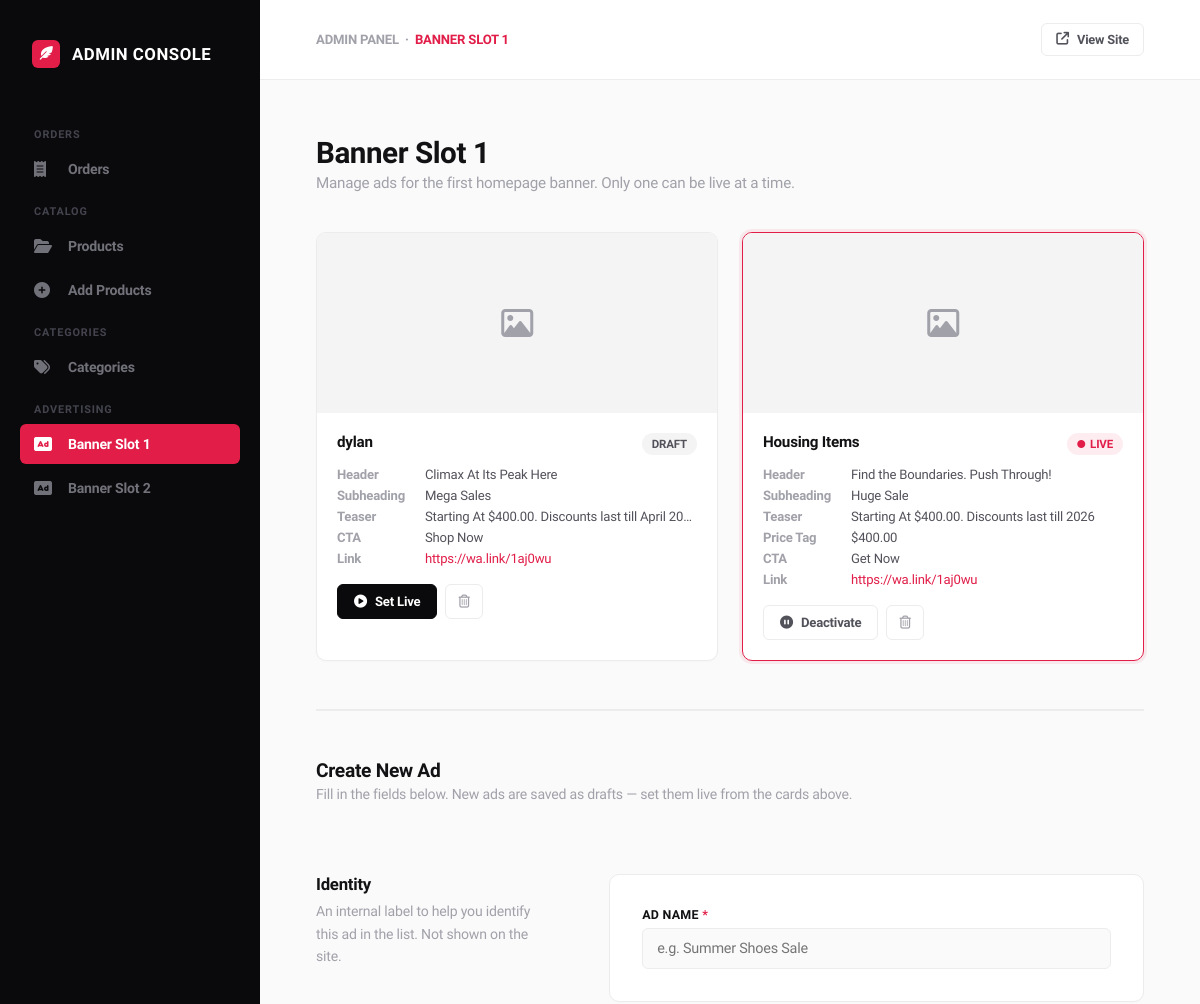
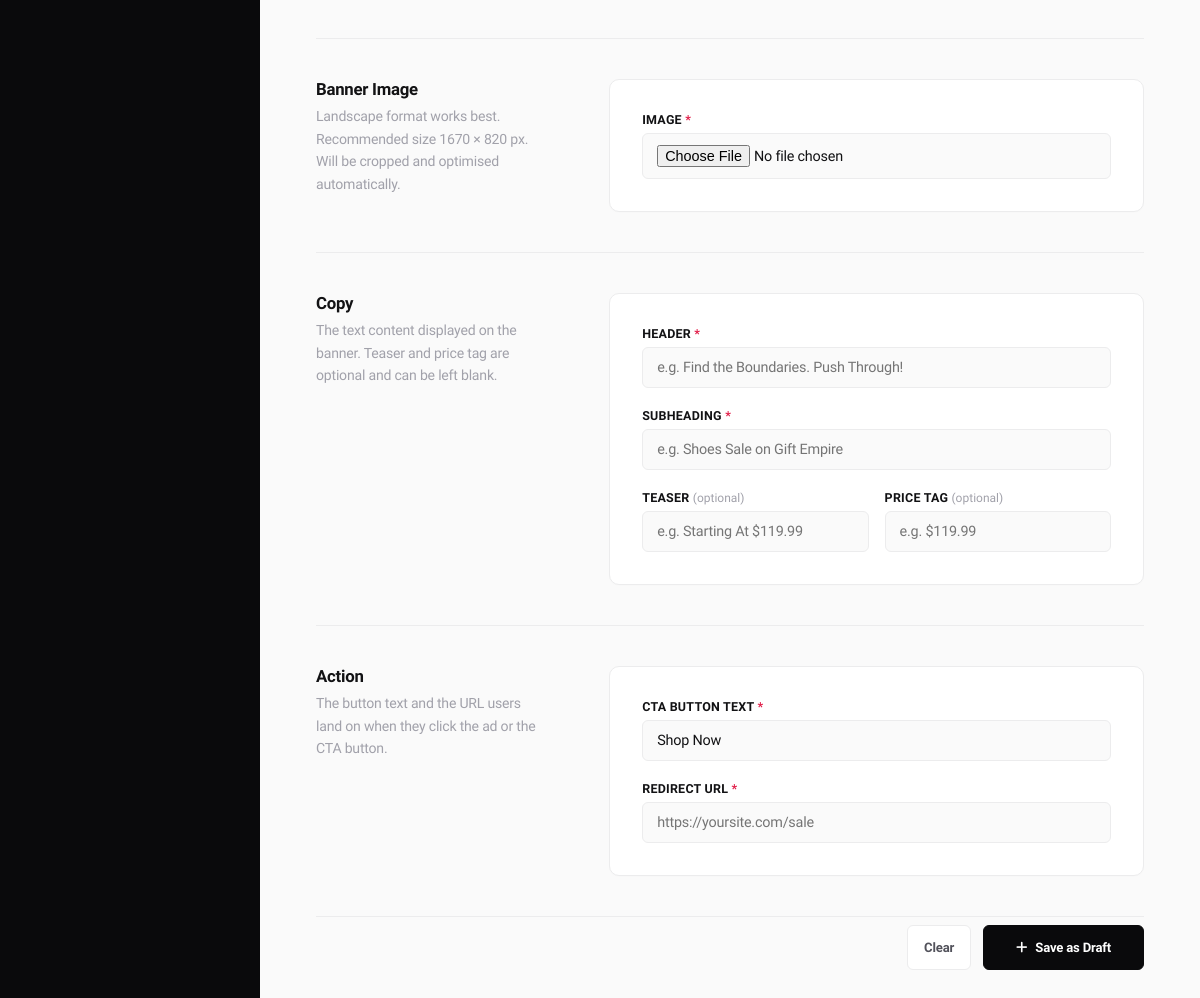
The page /banner-ads/ (signed in) on the database its author committed (2 pictures, top to bottom).
### ecommerce/models.py (models this page shows, shortened)
class BannerAd(models.Model):
    name = models.CharField(
        max_length=255,
        help_text="Internal label for this ad (not shown on site)"
    )
    image = CloudinaryField('image')
    header = models.CharField(
        max_length=255,
        help_text="e.g. 'Find the Boundaries. Push Through!'"
    )
    subheading = models.CharField(
        max_length=255,
        help_text="Short bold body — e.g. 'Shoes Sale on Gift Empire'"
    )
    teaser = models.CharField(
        max_length=255,
        blank=True,
        help_text="Short teaser — e.g. 'Starting At $119.99. Discounts last till April'"
    )
    cta_text = models.CharField(
        max_length=100,
        default='Shop Now',
        help_text="Button text — e.g. 'BUY NOW!'"
    )
    price_tag = models.CharField(
        max_length=50,
        blank=True,
        help_text="Optional price display — e.g. '$119.99'. Leave blank to hide."
    )
    redirect_url = models.URLField(
        help_text="Where clicking the ad or CTA button takes the user"
    )
    is_active = models.BooleanField(
        default=False,
        help_text="Tick to make this the live banner. Only one can be active."
    )
    created_at = models.DateTimeField(auto_now_add=True)
    updated_at = models.DateTimeField(auto_now=True)
    class Meta:
        ordering = ['-created_at']
        verbose_name = 'Banner Ad'
        verbose_name_plural = 'Banner Ads'
    @property
    def image_url(self):
        if self.image:
            return CloudinaryImage(str(self.image)).build_url(
                width=1670, height=820, crop='fill', format='webp', quality='auto'
            )
        return None

### ecommerce/views.py (the view, shortened to what this page needs)
# urls.py: path('banner-ads/', admin_banner_ads, name='admin_banner_ads'),
def admin_banner_ads(request):
    if not request.user.is_superuser:
        messages.error(request, 'Access Denied')
        return redirect("ecommerce:home")
    ads = BannerAd.objects.all()
    return render(request, 'Admin/admin_banner_ads.html', {'ads': ads})

### cart/cart.py (called while the page is built)
    def total_quantities(self):
        total = 0
        for item in self.cart.values():
            if 'quantity' in item and 'quantity' in item['quantity']:
                total += item['quantity']['quantity']
        return total

### cart/context_processors.py (called while the page is built)
def cart_quantity(request):
    cart = Cart(request)
    return {'cart_qty': cart.total_quantities()}

### ecommerce/context_processors.py (called while the page is built, shortened)
def categories(request):
    active_children = Category.objects.filter(is_active=True)
    top_level = Category.objects.filter(
        parent=None,
        is_active=True
    ).prefetch_related(
        Prefetch('children', queryset=active_children)
    )
    return {'categories': top_level}

def currency(request):
    code = request.session.get('currency', 'NGN')
    rate = 1
    return {
        'current_currency': code,
        'current_currency_symbol': CURRENCY_SYMBOLS.get(code, '₦'),
        'current_currency_rate': rate,
    }

### templates/Admin/admin_banner_ads.html (shortened to what this page needs)
{% load static %}
<!DOCTYPE html>
<html lang="en">
<head>
    <link rel="stylesheet" href="https://cdnjs.cloudflare.com/ajax/libs/font-awesome/6.4.0/css/all.min.css">
</head>
<body>
<aside class="sidebar" id="sidebar">
    <div class="brand-container">
        <div class="brand-logo"><i class="fa-solid fa-feather-pointed"></i></div>
        <div class="brand-name">Admin Console</div>
    </div>
    <ul class="nav-group" style="padding:0; list-style:none;">
        <div class="nav-label">Orders</div>
        <li>
            <a href="{% url 'ecommerce:admin_dashboard' %}?tab=orders" class="nav-item">
                <i class="fa-solid fa-receipt"></i> Orders
            </a>
        </li>
        <div class="nav-label">Catalog</div>
        <li>
            <a href="{% url 'ecommerce:admin_dashboard' %}?tab=products" class="nav-item">
                <i class="fa-solid fa-folder-open"></i> Products
            </a>
        </li>
        <li>
            <a href="{% url 'ecommerce:add_product' %}" class="nav-item">
                <i class="fa-solid fa-circle-plus"></i> Add Products
            </a>
        </li>
        <div class="nav-label">Categories</div>
        <li>
            <a href="{% url 'ecommerce:admin_dashboard' %}?tab=categories" class="nav-item">
                <i class="fa-solid fa-tags"></i> Categories
            </a>
        </li>
        <div class="nav-label">Advertising</div>
        <li>
            <a href="{% url 'ecommerce:admin_banner_ads' %}" class="nav-item active">
                <i class="fa-solid fa-rectangle-ad"></i> Banner Slot 1
            </a>
        </li>
        <li>
            <a href="{% url 'ecommerce:admin_banner_ads2' %}" class="nav-item">
                <i class="fa-solid fa-rectangle-ad"></i> Banner Slot 2
            </a>
        </li>
    </ul>
</aside>
<div class="main-wrapper">
    <header class="global-header">
        <div style="font-size:0.82rem; font-weight:700; color:var(--text-muted); text-transform:uppercase;">
            Admin Panel &nbsp;·&nbsp; <span style="color:var(--pink-accent);">Banner Slot 1</span>
        </div>
        <a href="{% url 'ecommerce:home' %}" class="action-btn action-btn-secondary" style="font-size:0.8rem; padding:8px 14px;">
            <i class="fa-solid fa-arrow-up-right-from-square"></i> View Site
        </a>
    </header>
    <main class="page-content">
        <div class="view-title-block">
            <h1>Banner Slot 1</h1>
            <p>Manage ads for the first homepage banner. Only one can be live at a time.</p>
        </div>
        {% if ads %}
        <div class="ads-grid">
            {% for ad in ads %}
            <div class="ad-card {% if ad.is_active %}is-live{% endif %}">
                {% if ad.image_url %}
                    <img class="ad-card-image" src="{{ ad.image_url }}" alt="{{ ad.header }}">
                {% else %}
                    <div class="ad-card-image-placeholder">
                        <i class="fa-regular fa-image"></i>
                    </div>
                {% endif %}
                <div class="ad-card-body">
                    <div class="ad-card-top">
                        <span class="ad-card-name">{{ ad.name }}</span>
                        {% if ad.is_active %}
                            <span class="status-pill pill-live"><i class="fa-solid fa-circle" style="font-size:0.5rem;"></i> Live</span>
                        {% else %}
                            <span class="status-pill pill-draft">Draft</span>
                        {% endif %}
                    </div>
                    <div class="ad-card-meta">
                        <div class="ad-meta-row">
                            <span class="ad-meta-label">Header</span>
                            <span class="ad-meta-value">{{ ad.header }}</span>
                        </div>
                        <div class="ad-meta-row">
                            <span class="ad-meta-label">Subheading</span>
                            <span class="ad-meta-value">{{ ad.subheading }}</span>
                        </div>
                        {% if ad.teaser %}
                        <div class="ad-meta-row">
                            <span class="ad-meta-label">Teaser</span>
                            <span class="ad-meta-value">{{ ad.teaser }}</span>
                        </div>
                        {% endif %}
                        {% if ad.price_tag %}
                        <div class="ad-meta-row">
                            <span class="ad-meta-label">Price Tag</span>
                            <span class="ad-meta-value">{{ ad.price_tag }}</span>
                        </div>
                        {% endif %}
                        <div class="ad-meta-row">
                            <span class="ad-meta-label">CTA</span>
                            <span class="ad-meta-value">{{ ad.cta_text }}</span>
                        </div>
                        <div class="ad-meta-row">
                            <span class="ad-meta-label">Link</span>
                            <span class="ad-meta-value" style="color:var(--pink-accent);">{{ ad.redirect_url }}</span>
                        </div>
                    </div>
                    <div class="ad-card-actions">
                        {% if not ad.is_active %}
                        <form method="POST" style="display:contents;">
                            <button type="submit" class="action-btn action-btn-primary">
                                <i class="fa-solid fa-circle-play"></i> Set Live
                            </button>
                        </form>
                        {% else %}
                        <form method="POST" style="display:contents;">
                            <button type="submit" class="action-btn action-btn-secondary">
                                <i class="fa-solid fa-circle-pause"></i> Deactivate
                            </button>
                        </form>
                        {% endif %}
                        <button class="action-btn action-btn-ghost"
                                onclick="confirmDelete({{ ad.id }}, '{{ ad.name|escapejs }}')">
                            <i class="fa-regular fa-trash-can"></i>
                        </button>
                    </div>
                </div>
            </div>
            {% endfor %}
        </div>
        {% else %}
        <div class="empty-state" style="margin-bottom:48px;">
            <i class="fa-solid fa-rectangle-ad"></i>
            <h3>No banner ads yet</h3>
            <p>Create your first ad below and set it live when ready.</p>
        </div>
        {% endif %}
        <hr class="section-divider">
        <div class="create-section-header">
            <div>
                <h2>Create New Ad</h2>
                <p style="font-size:0.88rem; color:var(--text-muted); margin-top:4px;">Fill in the fields below. New ads are saved as drafts — set them live from the cards above.</p>
            </div>
        </div>
        <form method="POST" enctype="multipart/form-data" action="{% url 'ecommerce:admin_banner_ads' %}">
            <div class="sectioned-form-block">
                <div class="form-explanation-side">
                    <h3>Identity</h3>
                    <p>An internal label to help you identify this ad in the list. Not shown on the site.</p>
                </div>
                <div class="form-card-side">
                    <div class="input-wrapper">
                        <label>Ad Name <span style="color:var(--pink-accent);">*</span></label>
                        <input type="text" name="name" class="form-input-element" placeholder="e.g. Summer Shoes Sale" required>
                    </div>
                </div>
            </div>
            <div class="sectioned-form-block">
                <div class="form-explanation-side">
                    <h3>Banner Image</h3>
                    <p>Landscape format works best. Recommended size 1670 × 820 px. Will be cropped and optimised automatically.</p>
                </div>
                <div class="form-card-side">
                    <div class="input-wrapper">
                        <label>Image <span style="color:var(--pink-accent);">*</span></label>
                        <input type="file" name="image" class="form-input-element" accept="image/*"
                               id="banner-image-input" onchange="previewBannerImage(event)" required>
                    </div>
                </div>
            </div>
            <div class="sectioned-form-block">
                <div class="form-explanation-side">
                    <h3>Copy</h3>
                    <p>The text content displayed on the banner. Teaser and price tag are optional and can be left blank.</p>
                </div>
                <div class="form-card-side">
                    <div class="input-wrapper">
                        <label>Header <span style="color:var(--pink-accent);">*</span></label>
                        <input type="text" name="header" class="form-input-element" placeholder="e.g. Find the Boundaries. Push Through!" required>
                    </div>
                    <div class="input-wrapper">
                        <label>Subheading <span style="color:var(--pink-accent);">*</span></label>
                        <input type="text" name="subheading" class="form-input-element" placeholder="e.g. Shoes Sale on Gift Empire" required>
                    </div>
                    <div class="input-row">
                        <div class="input-wrapper">
                            <label>Teaser <span class="input-hint">(optional)</span></label>
                            <input type="text" name="teaser" class="form-input-element" placeholder="e.g. Starting At $119.99">
                        </div>
                        <div class="input-wrapper">
                            <label>Price Tag <span class="input-hint">(optional)</span></label>
                            <input type="text" name="price_tag" class="form-input-element" placeholder="e.g. $119.99">
                        </div>
                    </div>
                </div>
            </div>
            <div class="sectioned-form-block">
                <div class="form-explanation-side">
                    <h3>Action</h3>
                    <p>The button text and the URL users land on when they click the ad or the CTA button.</p>
                </div>
                <div class="form-card-side">
                    <div class="input-wrapper">
                        <label>CTA Button Text <span style="color:var(--pink-accent);">*</span></label>
                        <input type="text" name="cta_text" class="form-input-element" placeholder="e.g. BUY NOW!" value="Shop Now" required>
                    </div>
                    <div class="input-wrapper">
                        <label>Redirect URL <span style="color:var(--pink-accent);">*</span></label>
                        <input type="url" name="redirect_url" class="form-input-element" placeholder="https://yoursite.com/sale" required>
                    </div>
                </div>
            </div>
            <div style="display:flex; justify-content:flex-end; margin-top:8px; gap:12px;">
                <button type="reset" class="action-btn action-btn-secondary">Clear</button>
                <button type="submit" class="action-btn action-btn-primary" style="padding:14px 32px;">
                    <i class="fa-solid fa-plus"></i> Save as Draft
                </button>
            </div>
        </form>
    </main>
</div>
</body>
</html>

### rows shown on the page
BannerAd: name "dylan", is_active "DRAFT", header "Climax At Its Peak Here", subheading "Mega Sales", teaser "Starting At $400.00. Discounts last till April 2026", cta_text "Shop Now", redirect_url "https://wa.link/1aj0wu"
BannerAd: name "Housing Items", is_active True (drawn), header "Find the Boundaries. Push Through!", subheading "Huge Sale", teaser "Starting At $400.00. Discounts last till 2026", price_tag "$400.00", cta_text "Get Now", redirect_url "https://wa.link/1aj0wu"
